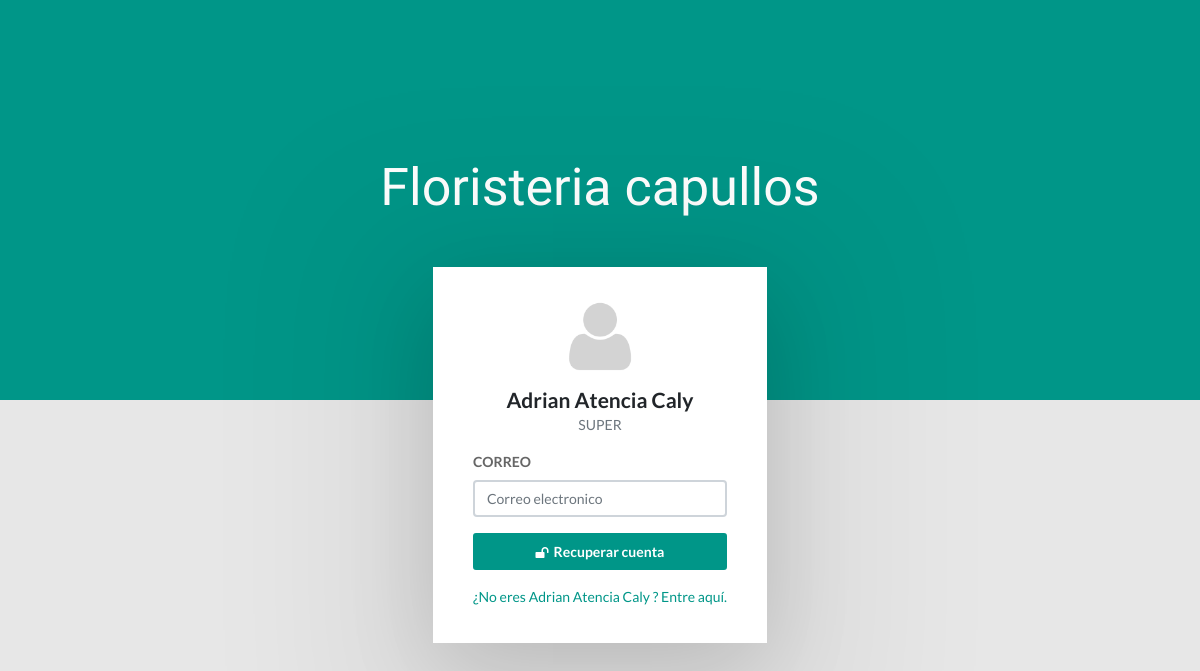
Page /admin/opcion.php on the committed database.
### tables this page shows
CREATE TABLE `users` (
  `id_users` int(11) NOT NULL,
  `email` varchar(45) NOT NULL,
  `password` varchar(45) NOT NULL,
  `name` varchar(50) NOT NULL,
  `surname` varchar(55) NOT NULL,
  `address` varchar(45) DEFAULT NULL,
  `address2` varchar(45) DEFAULT NULL,
  `city` varchar(45) DEFAULT NULL,
  `departament` varchar(45) DEFAULT NULL,
  `country` varchar(45) DEFAULT NULL,
  `phone` varchar(45) DEFAULT NULL,
  `image_profile` varchar(45) NOT NULL,
  `type` enum('SUPER','ADMINISTRADOR','CLIENTE') NOT NULL,
  `status` enum('ACTIVE','INACTIVE') NOT NULL
);

### includes/database.php (called while the page is built, shortened)
<?php
class MySqli_DB
{
  private $con;
  public $query_id;
  public function db_connect()
  {
    $this->con = mysqli_connect(DB_HOST, DB_USER, DB_PASS);
    if (!$this->con) {
      echo " ";
      die(" Database connection failed:" . mysqli_connect_error());
    } else {
      $select_db = $this->con->select_db(DB_NAME);
    }
  }
  public function query($sql)
  {
    if (trim($sql != "")) {
      $this->query_id = $this->con->query($sql);
    }
    return $this->query_id;
  }
  public function fetch_assoc($statement)
  {
    return mysqli_fetch_assoc($statement);
  }
}
$db = new MySqli_DB();

### includes/sql.php (called while the page is built, shortened)
<?php
  require_once('load.php');
function users($id)
{
  global $db;
  $sql  = " SELECT * FROM users  WHERE  id_users = '$id'";
  $result = $db->query($sql);
  return ($db->fetch_assoc($result));
}

### admin/opcion.php (the view, shortened to what this page needs)
<?php
$user = users('1');?>
<!DOCTYPE html>
<html>
  <head>
    <link rel="stylesheet" type="text/css" href="Assets/css/main.css">
    <link rel="stylesheet" type="text/css" href="https://maxcdn.bootstrapcdn.com/font-awesome/4.7.0/css/font-awesome.min.css">
  </head>
  <body>
    <section class="material-half-bg">
      <div class="cover"></div>
    </section>
    <section class="lockscreen-content">
      <div class="logo">
        <h1>Floristeria capullos</h1>
      </div>
      <div class="lock-box"><img class="rounded-circle user-image" src="../uploads/users/<?php echo $user['image_profile'];?>">
        <h4 class="text-center user-name"><?php echo $user['name']. " ".$user['surname'];?></h4>
        <p class="text-center text-muted"><?php echo $user['type'];?></p>
        <form class="unlock-form" action="index.html">
          <div class="form-group">
            <label class="control-label">CORREO</label>
            <input class="form-control" type="email" placeholder="Correo electronico" autofocus>
          </div>
          <div class="form-group btn-container">
            <button class="btn btn-primary btn-block" type="submit"><i class="fa fa-unlock fa-lg"></i>Recuperar cuenta </button>
          </div>
        </form>
        <p><a href="page-login.html">¿No eres <?php echo $user['name']. " ".$user['surname'];?> ? Entre aquí.</a></p>
      </div>
    </section>
  </body>
</html>

### rows in the picture
users: image_profile (picture), name "Adrian", surname "Atencia Caly", type "SUPER"
